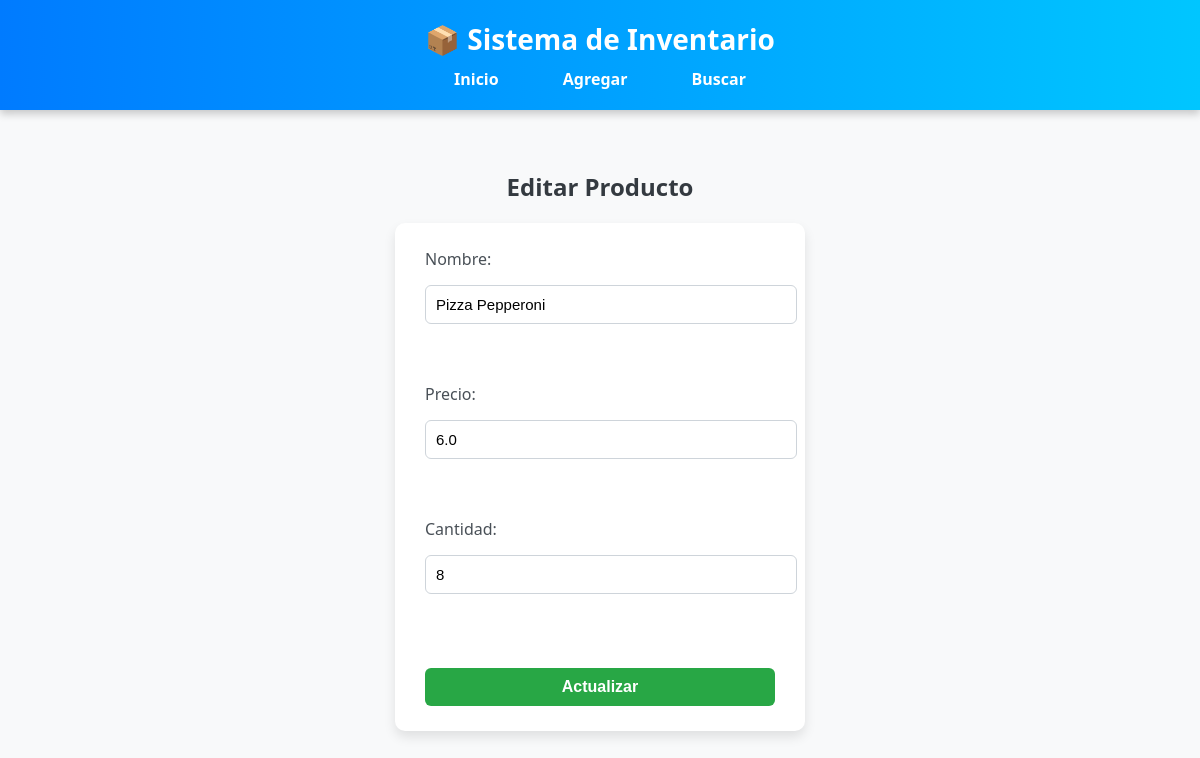
The app's page /editar/2 with its own data.
### tables this page shows
CREATE TABLE productos (
            id INTEGER PRIMARY KEY AUTOINCREMENT,
            nombre TEXT NOT NULL,
            precio REAL NOT NULL,
            cantidad INTEGER NOT NULL
        );

### app.py (the view, shortened to what this page needs)
@app.route('/editar/<int:id>', methods=["GET", "POST"])
def editar_producto(id):
    conn = get_connection()
    producto = conn.execute("SELECT * FROM productos WHERE id=?", (id,)).fetchone()
    conn.close()
    return render_template("editar_producto.html", producto=producto)

### database.py (called while the page is built)
def get_connection():
    conn = sqlite3.connect(DATABASE)
    conn.row_factory = sqlite3.Row
    return conn

### templates/editar_producto.html
{% extends "base.html" %}
{% block contenido %}
<h2>Editar Producto</h2>
<form method="POST">
Nombre: <input type="text" name="nombre" value="{{ producto['nombre'] }}" required><br><br>
Precio: <input type="number" step="0.01" name="precio" value="{{ producto['precio'] }}" required><br><br>
Cantidad: <input type="number" name="cantidad" value="{{ producto['cantidad'] }}" required><br><br>
<button type="submit">Actualizar</button>
</form>
{% endblock %}

### static/style.css (style rules this page uses)
body { font-family: 'Segoe UI', Tahoma, Geneva, Verdana, sans-serif; background-color: #f8f9fa; margin: 0; padding: 0; color: #495057; }
h2 { color: #343a40; margin-bottom: 20px; text-align: center; }
form { background-color: #ffffff; padding: 25px 30px; width: 350px; border-radius: 10px; box-shadow: 0px 6px 12px rgba(0, 0, 0, 0.1); display: flex; flex-direction: column; gap: 15px; }
input { width: 100%; padding: 10px; border: 1px solid #ced4da; border-radius: 6px; font-size: 15px; transition: all 0.3s ease; }
button { background-color: #28a745; color: white; padding: 10px 15px; border: none; border-radius: 6px; cursor: pointer; font-weight: bold; font-size: 16px; transition: all 0.3s ease; }

### records on screen
productos: nombre "Pizza Pepperoni", precio "6.0", cantidad "8"
